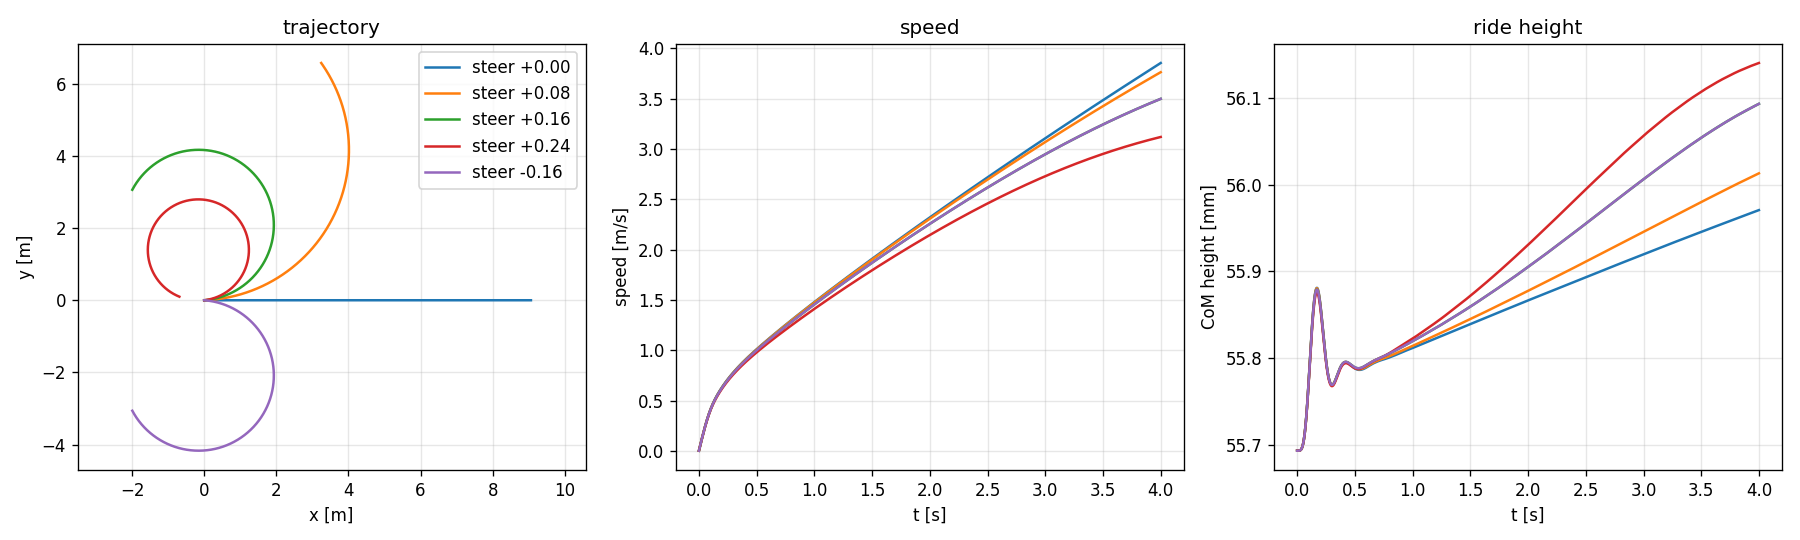

The script that saved this image:
"""Roll out a batch of cars and plot the result."""

import time

import jax
import jax.numpy as jnp
import matplotlib.pyplot as plt

from car_model import Action, default_params, init_state, step

DT = 1e-3
STEPS = 4000
STEER = jnp.array([0.0, 0.08, 0.16, 0.24, -0.16])
TORQUE = 0.6


def rollout(params, states, actions, dt, steps):
    def body(s, _):
        s = step(s, actions, params, dt)
        return s, s

    return jax.lax.scan(body, states, None, length=steps)[1]


def main():
    params = default_params()
    n = STEER.shape[0]

    states = jax.vmap(init_state, in_axes=(None, 0, 0))(
        params, jnp.zeros((n, 3)), jnp.zeros(n)
    )
    actions = Action(
        steer=jnp.stack([STEER, STEER, jnp.zeros(n), jnp.zeros(n)], axis=1),
        torque=jnp.tile(jnp.array([0.0, 0.0, TORQUE, TORQUE]), (n, 1)),
    )

    run = jax.jit(lambda s: rollout(params, s, actions, DT, STEPS))
    traj = jax.block_until_ready(run(states))

    t0 = time.perf_counter()
    traj = jax.block_until_ready(run(states))
    elapsed = time.perf_counter() - t0
    print(f"{n} cars x {STEPS} steps in {elapsed:.3f}s "
          f"({n * STEPS / elapsed / 1e3:.0f}k car-steps/s)")

    t = jnp.arange(STEPS) * DT
    speed = jnp.linalg.norm(traj.vel, axis=-1)
    print(f"final speeds: {speed[-1]}")
    print(f"ride height:  {traj.pos[-1, :, 2]}")

    fig, ax = plt.subplots(1, 3, figsize=(15, 4.5))
    for i in range(n):
        label = f"steer {STEER[i]:+.2f}"
        ax[0].plot(traj.pos[:, i, 0], traj.pos[:, i, 1], label=label)
        ax[1].plot(t, speed[:, i], label=label)
        ax[2].plot(t, traj.pos[:, i, 2] * 1e3, label=label)

    ax[0].set(xlabel="x [m]", ylabel="y [m]", title="trajectory")
    ax[0].axis("equal")
    ax[1].set(xlabel="t [s]", ylabel="speed [m/s]", title="speed")
    ax[2].set(xlabel="t [s]", ylabel="CoM height [mm]", title="ride height")
    for a in ax:
        a.grid(alpha=0.3)
    ax[0].legend()
    fig.tight_layout()
    fig.savefig("demo.png", dpi=120)
    print("wrote simulator/demo.png")


if __name__ == "__main__":
    main()
